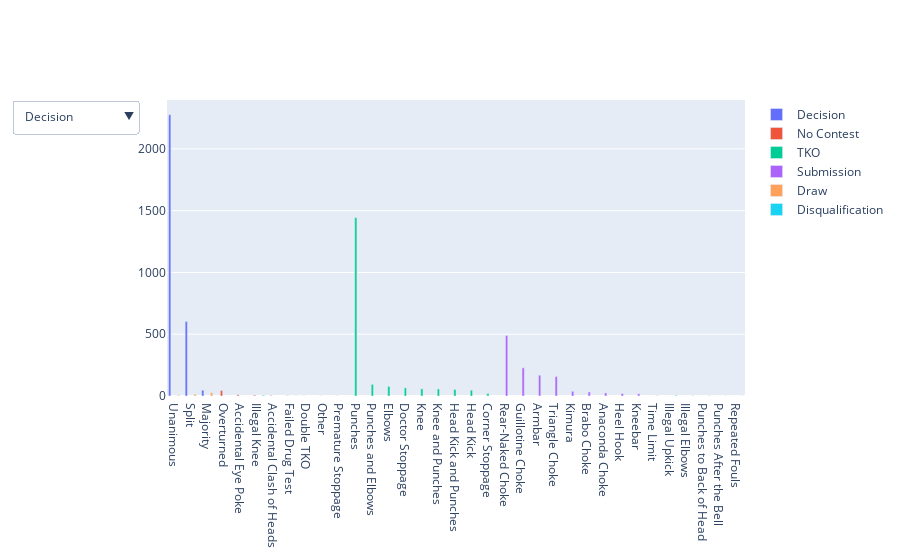

Source (notebook cell):
### Code cell
toplot = webscrapped.groupby(['method_category', 'method_subcategory']).size().reset_index().rename(columns={0: 'num_fights'})
import plotly.graph_objects as px
import numpy
  
plot = px.Figure(data=[go.Bar(
    name='Decision',
    x=toplot[toplot['method_category'] == 'Decision'].sort_values('num_fights', ascending=False)['method_subcategory'],
    y=toplot[toplot['method_category'] == 'Decision'].sort_values('num_fights', ascending=False)['num_fights']
),
    go.Bar(
    name='No Contest',
    x=toplot[toplot['method_category'] == 'No Contest'].sort_values('num_fights', ascending=False)['method_subcategory'],
    y=toplot[toplot['method_category'] == 'No Contest'].sort_values('num_fights', ascending=False)['num_fights']
),
    go.Bar(
    name='TKO',
    x=toplot[toplot['method_category'] == 'TKO'].sort_values('num_fights', ascending=False)['method_subcategory'][0:9],
    y=toplot[toplot['method_category'] == 'TKO'].sort_values('num_fights', ascending=False)['num_fights'][0:9]
),
    go.Bar(
    name='Submission',
    x=toplot[toplot['method_category'] == 'Submission'].sort_values('num_fights', ascending=False)['method_subcategory'][0:9],
    y=toplot[toplot['method_category'] == 'Submission'].sort_values('num_fights', ascending=False)['num_fights'][0:9]
),
    go.Bar(
    name='Draw',
    x=toplot[toplot['method_category'] == 'Draw'].sort_values('num_fights', ascending=False)['method_subcategory'],
    y=toplot[toplot['method_category'] == 'Draw'].sort_values('num_fights', ascending=False)['num_fights']
),
    go.Bar(
    name='Disqualification',
    x=toplot[toplot['method_category'] == 'Disqualification'].sort_values('num_fights', ascending=False)['method_subcategory'],
    y=toplot[toplot['method_category'] == 'Disqualification'].sort_values('num_fights', ascending=False)['num_fights']
)
])
  
  
# Add dropdown
plot.update_layout(
    updatemenus=[
        dict(
            active=0,
            buttons=list([      
                dict(label="Decision",
                     method="update",
                     args=[{"visible": [True, False, False, False, False, False]},
                           {"title": "Method - Decision",
                            }]),
                dict(label="No Contest",
                     method="update",
                     args=[{"visible": [False, True, False, False, False, False]},
                           {"title": "Method - No Contest",
                            }]),
                dict(label="TKO",
                     method="update",
                     args=[{"visible": [False, False, True, False, False, False]},
                           {"title": "Method - TKO",
                            }]),
                dict(label="Submission",
                     method="update",
                     args=[{"visible": [False, False, False, True, False, False]},
                           {"title": "Method - Submission",
                            }]),
                dict(label="Draw",
                     method="update",
                     args=[{"visible": [False, False, False, False, True, False]},
                           {"title": "Method - Draw",
                            }]),
                dict(label="Disqualification",
                     method="update",
                     args=[{"visible": [False, False, False, False, False, True]},
                           {"title": "Method - Disqualification",
                            }]),
            ])
        )
    ])
  
plot.show()

# HW make pretty

### Figure 1 — Plotly figure (JSON) as saved in the notebook; plotly's stock layout.template omitted (floating-point values rounded to 4 significant figures)
{"data": [{"name": "Decision", "type": "bar", "x": ["Unanimous", "Split", "Majority"], "y": [2276, 603, 47]}, {"name": "No Contest", "type": "bar", "x": ["Overturned", "Accidental Eye Poke", "Illegal Knee", "Accidental Clash of Heads", "Failed Drug Test", "Double TKO", "Other", "Premature Stoppage"], "y": [44, 10, 7, 4, 2, 1, 1, 1]}, {"name": "TKO", "type": "bar", "x": ["Punches", "Punches and Elbows", "Elbows", "Doctor Stoppage", "Knee", "Knee and Punches", "Head Kick and Punches", "Head Kick", "Corner Stoppage"], "y": [1444, 94, 78, 66, 58, 57, 53, 47, 21]}, {"name": "Submission", "type": "bar", "x": ["Rear-Naked Choke", "Guillotine Choke", "Armbar", "Triangle Choke", "Kimura", "Brabo Choke", "Anaconda Choke", "Heel Hook", "Kneebar"], "y": [489, 228, 168, 158, 38, 33, 25, 20, 18]}, {"name": "Draw", "type": "bar", "x": ["Majority", "Split", "Unanimous", "Time Limit"], "y": [27, 14, 6, 2]}, {"name": "Disqualification", "type": "bar", "x": ["Illegal Knee", "Illegal Upkick", "Illegal Elbows", "Punches to Back of Head", "Failed Drug Test", "Punches After the Bell", "Repeated Fouls"], "y": [6, 6, 2, 2, 1, 1, 1]}], "layout": {"updatemenus": [{"active": 0, "buttons": [{"args": [{"visible": [true, false, false, false, false, false]}, {"title": "Method - Decision"}], "label": "Decision", "method": "update"}, {"args": [{"visible": [false, true, false, false, false, false]}, {"title": "Method - No Contest"}], "label": "No Contest", "method": "update"}, {"args": [{"visible": [false, false, true, false, false, false]}, {"title": "Method - TKO"}], "label": "TKO", "method": "update"}, {"args": [{"visible": [false, false, false, true, false, false]}, {"title": "Method - Submission"}], "label": "Submission", "method": "update"}, {"args": [{"visible": [false, false, false, false, true, false]}, {"title": "Method - Draw"}], "label": "Draw", "method": "update"}, {"args": [{"visible": [false, false, false, false, false, true]}, {"title": "Method - Disqualification"}], "label": "Disqualification", "method": "update"}]}]}}
